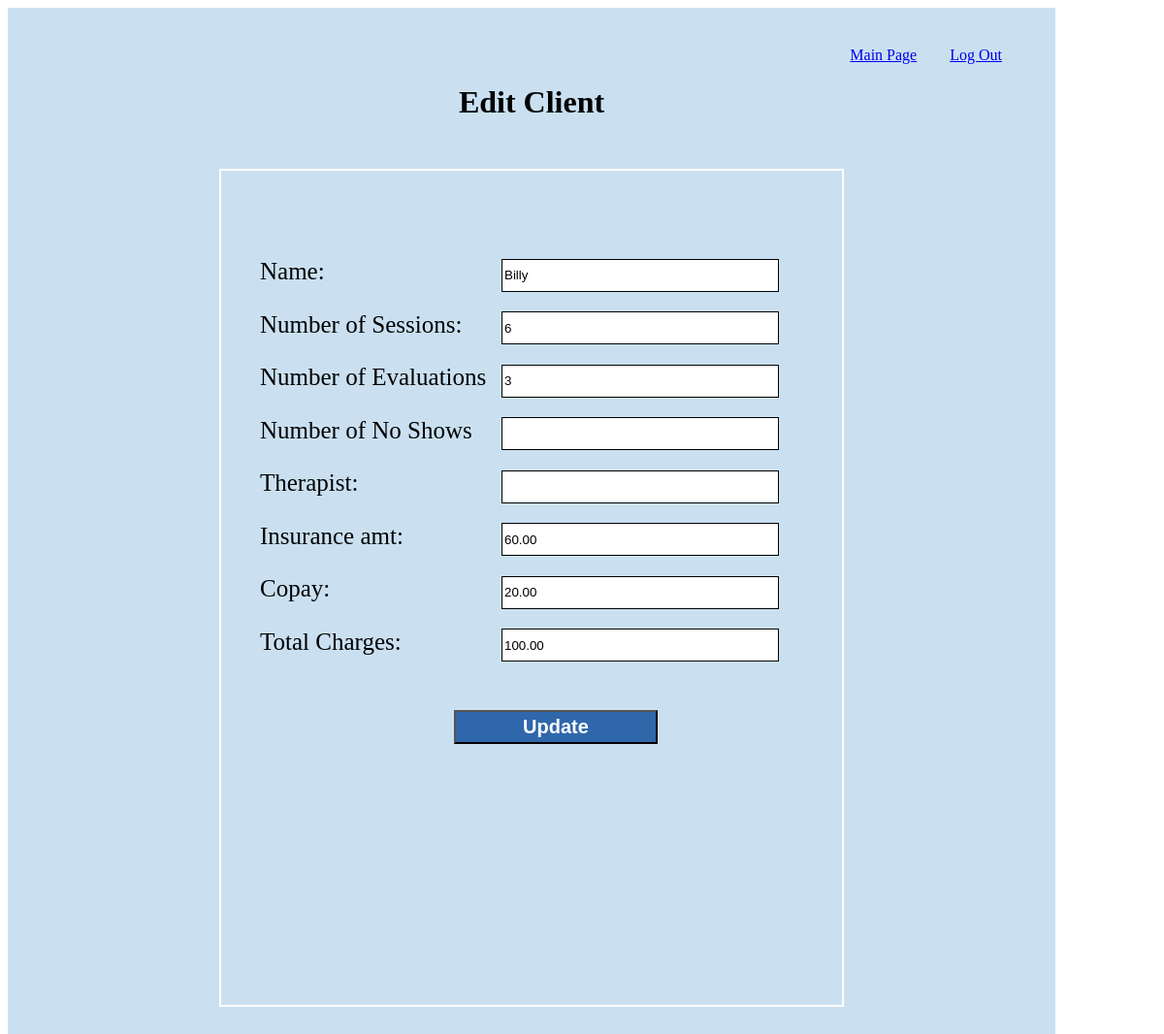
The page /client/1/edit on the database its author committed.
### dataApp/models.py (models this page shows)
class Client(models.Model):
    name = models.CharField(max_length=255)
    sessions = models.IntegerField()
    evaluation = models.IntegerField()
    noshow = models.IntegerField()
    therapists = models.ManyToManyField(Therapist, related_name = "clients")
    copay = models.DecimalField(decimal_places=2, max_digits=8)
    insurance_amt = models.DecimalField(decimal_places=2, max_digits=8)
    total_charges = models.DecimalField(decimal_places=2, max_digits=8)
    created_at = models.DateTimeField(auto_now_add=True)
    updated_at = models.DateTimeField(auto_now=True)
    objects = ClientManager()

### dataApp/views.py (the view)
# urls.py: path('client/<int:client_id>/edit', views.edit_client),
def edit_client(request, client_id):
    context={
        'one_client': Client.objects.get(id =client_id),
        'all_clients' : Client.objects.all()
    }
    return render(request, 'edit_client.html', context)

### dataApp/templates/edit_client.html (shortened to what this page needs)
<!DOCTYPE html>
<html lang="en">
<head>
    {% load static %}
    <link rel="stylesheet" href="{% static 'css/style.css' %}">
</head>
<body>
    <div class = wrapper>
        <div class = "nav">
            <a href = "/main">Main Page</a>
            <a href = "/">Log Out</a>
        </div>
        <h1 class = "center_heading">Edit Client</h1>
        <div  class = "center">
            <form action="/client/{{client_id}}/update" method="POST" class = "addClient">
                <label class = "client-form">Name:</label>
                <input type = "text" name = "name" value="{{one_client.name}}" class = "client-input">
                <label class = "client-form">Number of Sessions:</label>
                <input type = "number" name = "sessions" class = "client-input" value="{{one_client.sessions}}">
                <label class = "client-form">Number of Evaluations</label>
                <input type = "number" name="evaluation" class = "client-input" value="{{one_client.evaluation}}">
                <label class = "client-form">Number of No Shows</label>
                <input type="number" name="no_show" class = "client-input" value="{{one_client.no_show}}">
                <label class = "client-form">Therapist:</label>
                <input type = "text" name = "therapist_who_treats" class = "client-input" value="{{one_client.therapist_who_treats.name}}">
                <label class = "client-form" class = "client-form">Insurance amt:</label>
                <input type = "text" name = "insurance_amt" class = "client-input" value="{{one_client.insurance_amt}}">
                <label class = "client-form">Copay:</label>
                <input type = "text" name = "copay" class = "client-input" value="{{one_client.copay}}">
                <label class = "client-form">Total Charges:</label>
                <input type = "text" name = "total_charges" class = "client-input" value="{{one_client.total_charges}}">
                <button type="submit" class = "update_button">Update</button>
            </form>
        </div>
    </div>
</body>
</html>

### dataApp/static/css/style.css (style rules this page uses)
.wrapper { width: 1000px; min-height: 1000px; background-color: rgb(202 224 241); padding: 40px; text-align: center; }
label { display: block; font-size: 25px; width: 20%; display: inline-block; margin: 20px 0; }
input { width: 50%; height: 30px; border: 1px black solid; margin: 20px 0; }
.center { border: white solid 2px; width: 600px; display: center; padding: 10px 20px; margin: 50px auto; }
.nav { text-align: right; }
.nav a { margin: 0 15px; }
.addClient { text-align: left; margin-top: 50px; width: 700px; height: 700px; padding: 20px 20px; margin: 50px 0; }
.client-input { width: 40%; margin: 10px 0; }
.client-form { width: 35%; margin: 10px 0; text-align: left; }
.update_button { eight: 35px; width: 40%; font-size: 20px; margin-top: 40px; margin-left: 200px; background-color: #2f67ab; }
.update_button { background-color: #2f67ab; width: 30%; font-weight: bold; text-decoration: uppercase; font-weight: bold; color: white; font-size: 20px; height: 35px; }

### rows shown on the page
Client: name "Billy", sessions "6", evaluation "3", insurance_amt "60.00", copay "20.00", total_charges "100.00"
